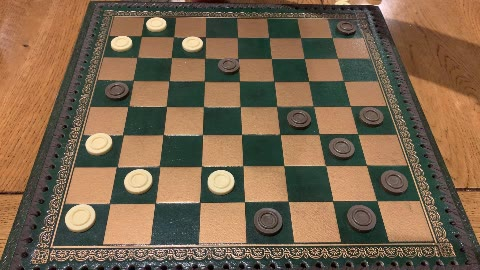
//> input picture computer-vision/labs/OpenCVExample/Media/.JPG, 480 x 270 px
$ ./edge_main Media/.JPG   (built with g++ and OpenCV 4)
//> lines starting //> are read from the running program, lines starting //| are printed output that depends on the picture
#include <opencv2/opencv.hpp>
#include "opencv2/imgproc.hpp"
#include "opencv2/highgui.hpp"
#include <iostream>
using namespace cv;
Mat src, src_gray;
Mat dst, detected_edges;
int lowThreshold = 0;
const int max_lowThreshold = 100;
const int ratio = 3;
const int kernel_size = 3;
const char *window_name = "Edge Map";
static void CannyThreshold(int, void *)
{
  blur(src_gray, detected_edges, Size(3, 3));
  Canny(detected_edges, detected_edges, lowThreshold, lowThreshold * ratio, kernel_size);
  dst = Scalar::all(0);
  src.copyTo(dst, detected_edges);
  imshow(window_name, dst);
}
int main(int argc, char **argv)
{
  CommandLineParser parser(argc, argv, "{@input | fruits.jpg | input image}");
  src = imread(samples::findFile(parser.get<String>("@input")), IMREAD_COLOR); // Load an image
//> src is the input picture: 270 rows x 480 cols, CV_8UC3; mean B, G, R 77.3, 101.4, 123.2
  if (src.empty())
  {
    std::cout << "Could not open or find the image!\n"
              << std::endl;
    std::cout << "Usage: " << argv[0] << " <Input image>" << std::endl;
    return -1;
  }
  dst.create(src.size(), src.type());
  cvtColor(src, src_gray, COLOR_BGR2GRAY);
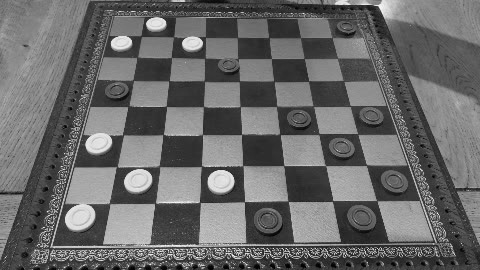
//> src_gray: 270 rows x 480 cols, CV_8UC1; min 0, max 250, mean 105.2
  namedWindow(window_name, WINDOW_AUTOSIZE);
  createTrackbar("Min Threshold:", window_name, &lowThreshold, max_lowThreshold, CannyThreshold);
  CannyThreshold(0, 0);
//> in CannyThreshold, `blur(src_gray, detected_edges, Size(3, 3));`:
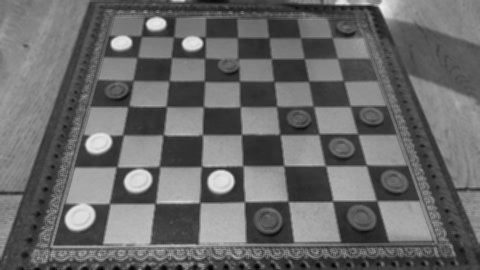
//> detected_edges: 270 rows x 480 cols, CV_8UC1; min 3, max 240, mean 105.2
//> in CannyThreshold, `Canny(detected_edges, detected_edges, lowThreshold, lowThreshold * rat..`:
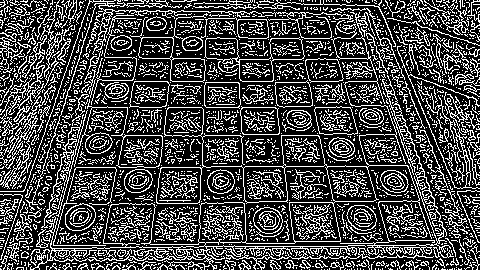
//> detected_edges: 270 rows x 480 cols, CV_8UC1; 28.4% white in thin lines or dots
//> in CannyThreshold, `src.copyTo(dst, detected_edges);`:
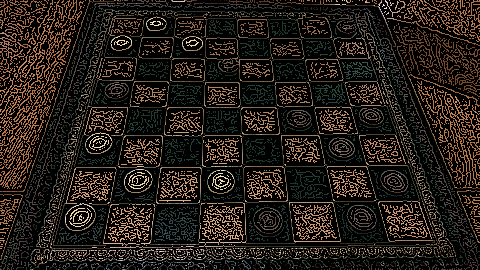
//> dst: 270 rows x 480 cols, CV_8UC3; mean B, G, R 22.3, 29.2, 36.1
  waitKey(0);
  return 0;
}

$ run again, on computer-vision/labs/OpenCVExample/Media/CarSpeedTest1EmptyFrame.jpg
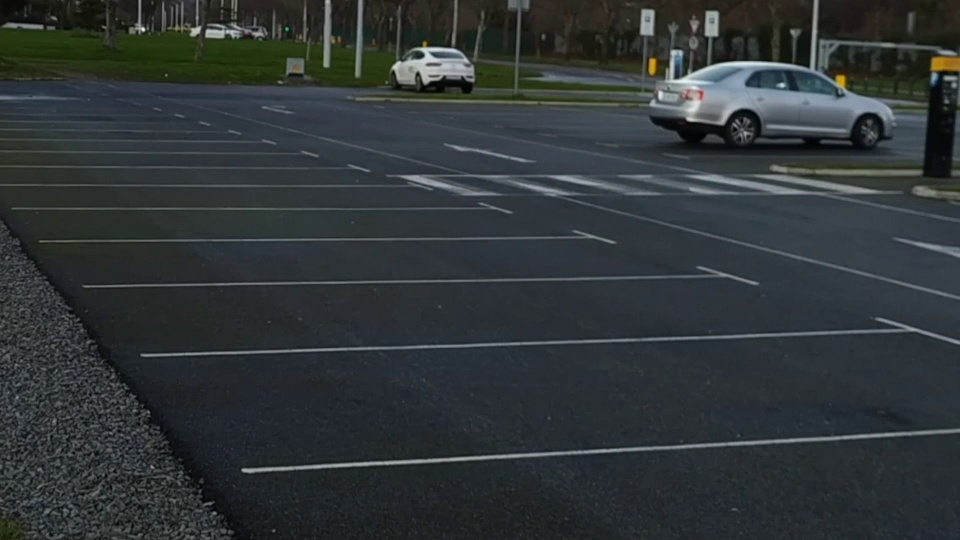
//> input picture computer-vision/labs/OpenCVExample/Media/CarSpeedTest1EmptyFrame.jpg, 960 x 540 px
//> src is the input picture: 540 rows x 960 cols, CV_8UC3; mean B, G, R 56.3, 54.3, 48.5
//> in CannyThreshold, `Canny(detected_edges, detected_edges, lowThreshold, lowThreshold * rat..`:
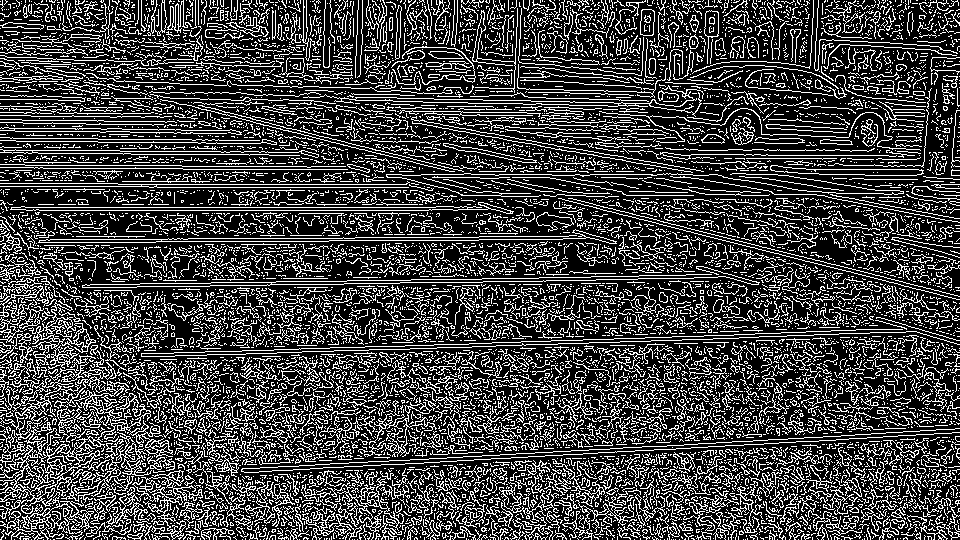
//> detected_edges: 540 rows x 960 cols, CV_8UC1; 25.9% white in thin lines or dots
//> in CannyThreshold, `src.copyTo(dst, detected_edges);`:
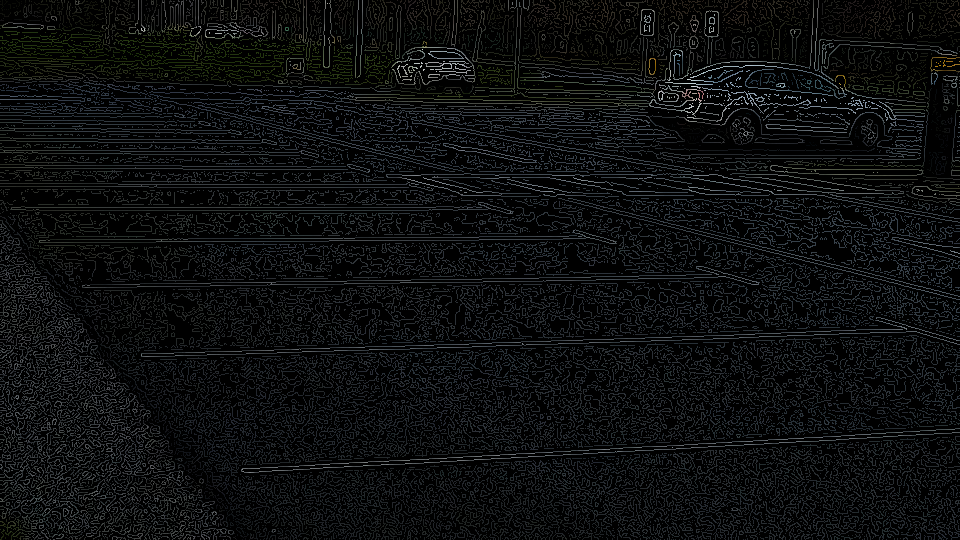
//> dst: 540 rows x 960 cols, CV_8UC3; mean B, G, R 14.5, 14, 12.5

$ run again, on computer-vision/labs/OpenCVExample/Media/Church.jpg
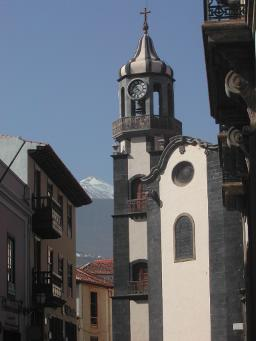
//> input picture computer-vision/labs/OpenCVExample/Media/Church.jpg, 256 x 341 px
//> src is the input picture: 341 rows x 256 cols, CV_8UC3; mean B, G, R 105.6, 97.9, 93.5
//> in CannyThreshold, `Canny(detected_edges, detected_edges, lowThreshold, lowThreshold * rat..`:
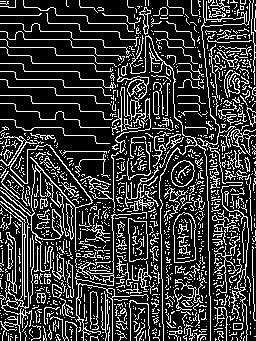
//> detected_edges: 341 rows x 256 cols, CV_8UC1; 22.3% white in thin lines or dots
//> in CannyThreshold, `src.copyTo(dst, detected_edges);`:
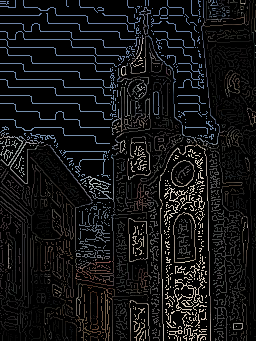
//> dst: 341 rows x 256 cols, CV_8UC3; mean B, G, R 20.6, 19.8, 19.6
